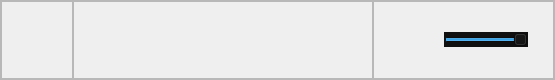
                     <widget class="QFrame" name="frame_18">
                      <property name="minimumSize">
                       <size>
                        <width>0</width>
                        <height>80</height>
                       </size>
                      </property>
                      <property name="maximumSize">
                       <size>
                        <width>16777215</width>
                        <height>80</height>
                       </size>
                      </property>
                      <property name="styleSheet">
                       <string notr="true"/>
                      </property>
                      <property name="frameShape">
                       <enum>QFrame::StyledPanel</enum>
                      </property>
                      <property name="frameShadow">
                       <enum>QFrame::Raised</enum>
                      </property>
                      <layout class="QHBoxLayout" name="horizontalLayout_15">
                       <property name="spacing">
                        <number>0</number>
                       </property>
                       <property name="leftMargin">
                        <number>0</number>
                       </property>
                       <property name="topMargin">
                        <number>0</number>
                       </property>
                       <property name="rightMargin">
                        <number>0</number>
                       </property>
                       <property name="bottomMargin">
                        <number>0</number>
                       </property>
                       <item>
                        <widget class="QFrame" name="frame_40">
                         <property name="styleSheet">
                          <string notr="true"/>
                         </property>
                         <property name="frameShape">
                          <enum>QFrame::StyledPanel</enum>
                         </property>
                         <property name="frameShadow">
                          <enum>QFrame::Raised</enum>
                         </property>
                         <layout class="QHBoxLayout" name="horizontalLayout_16">
                          <property name="spacing">
                           <number>0</number>
                          </property>
                          <property name="leftMargin">
                           <number>0</number>
                          </property>
                          <property name="topMargin">
                           <number>0</number>
                          </property>
                          <property name="rightMargin">
                           <number>0</number>
                          </property>
                          <property name="bottomMargin">
                           <number>0</number>
                          </property>
                          <item>
                           <widget class="QFrame" name="frame_5">
                            <property name="frameShape">
                             <enum>QFrame::StyledPanel</enum>
                            </property>
                            <property name="frameShadow">
                             <enum>QFrame::Raised</enum>
                            </property>
                           </widget>
                          </item>
                          <item>
                           <widget class="QPushButton" name="botao_aleatorio_2">
                            <property name="sizePolicy">
                             <sizepolicy hsizetype="Fixed" vsizetype="Expanding">
                              <horstretch>0</horstretch>
                              <verstretch>0</verstretch>
                             </sizepolicy>
                            </property>
                            <property name="minimumSize">
                             <size>
                              <width>70</width>
                              <height>70</height>
                             </size>
                            </property>
                            <property name="maximumSize">
                             <size>
                              <width>70</width>
                              <height>70</height>
                             </size>
                            </property>
                            <property name="cursor">
                             <cursorShape>PointingHandCursor</cursorShape>
                            </property>
                            <property name="styleSheet">
                             <string notr="true">QPushButton{
	border: 0px;
}

QPushButton:hover{	
	border: 1px solid rgb(36, 31, 49);	
	background-color:rgba(111, 110, 110, 40);

}

</string>
                            </property>
                            <property name="text">
                             <string/>
                            </property>
                            <property name="icon">
                             <iconset>
                              <normaloff>../../SpaceMusic/intercaces/imagens/embaralhar(1).png</normaloff>../../SpaceMusic/intercaces/imagens/embaralhar(1).png</iconset>
                            </property>
                            <property name="iconSize">
                             <size>
                              <width>40</width>
                              <height>40</height>
                             </size>
                            </property>
                           </widget>
                          </item>
                         </layout>
                        </widget>
                       </item>
                       <item>
                        <widget class="QFrame" name="frame_41">
                         <property name="minimumSize">
                          <size>
                           <width>300</width>
                           <height>0</height>
                          </size>
                         </property>
                         <property name="maximumSize">
                          <size>
                           <width>300</width>
                           <height>16777215</height>
                          </size>
                         </property>
                         <property name="styleSheet">
                          <string notr="true"/>
                         </property>
                         <property name="frameShape">
                          <enum>QFrame::StyledPanel</enum>
                         </property>
                         <property name="frameShadow">
                          <enum>QFrame::Raised</enum>
                         </property>
                         <layout class="QHBoxLayout" name="horizontalLayout_17">
                          <property name="spacing">
                           <number>0</number>
                          </property>
                          <property name="leftMargin">
                           <number>0</number>
                          </property>
                          <property name="topMargin">
                           <number>0</number>
                          </property>
                          <property name="rightMargin">
                           <number>0</number>
                          </property>
                          <property name="bottomMargin">
                           <number>0</number>
                          </property>
                          <item>
                           <widget class="QFrame" name="frame_42">
                            <property name="sizePolicy">
                             <sizepolicy hsizetype="Maximum" vsizetype="Preferred">
                              <horstretch>0</horstretch>
                              <verstretch>0</verstretch>
                             </sizepolicy>
                            </property>
                            <property name="styleSheet">
                             <string notr="true">border:0px;</string>
                            </property>
                            <property name="frameShape">
                             <enum>QFrame::StyledPanel</enum>
                            </property>
                            <property name="frameShadow">
                             <enum>QFrame::Raised</enum>
                            </property>
                           </widget>
                          </item>
                          <item>
                           <widget class="QPushButton" name="botao_volatr_2">
                            <property name="sizePolicy">
                             <sizepolicy hsizetype="Expanding" vsizetype="Expanding">
                              <horstretch>0</horstretch>
                              <verstretch>0</verstretch>
                             </sizepolicy>
                            </property>
                            <property name="cursor">
                             <cursorShape>PointingHandCursor</cursorShape>
                            </property>
                            <property name="styleSheet">
                             <string notr="true">QPushButton{	
	border: 0px;

}

QPushButton:hover{	
	border: 1px solid rgb(36, 31, 49);
	
	background-color:rgba(111, 110, 110, 40);

}</string>
                            </property>
                            <property name="text">
                             <string/>
                            </property>
                            <property name="icon">
                             <iconset>
                              <normaloff>../../SpaceMusic/intercaces/imagens/proximo(1).png</normaloff>../../SpaceMusic/intercaces/imagens/proximo(1).png</iconset>
                            </property>
                            <property name="iconSize">
                             <size>
                              <width>30</width>
                              <height>30</height>
                             </size>
                            </property>
                           </widget>
                          </item>
                          <item>
                           <widget class="QPushButton" name="botao_PLAY_2">
                            <property name="sizePolicy">
                             <sizepolicy hsizetype="Expanding" vsizetype="Expanding">
                              <horstretch>0</horstretch>
                              <verstretch>0</verstretch>
                             </sizepolicy>
                            </property>
                            <property name="cursor">
                             <cursorShape>PointingHandCursor</cursorShape>
                            </property>
                            <property name="styleSheet">
                             <string notr="true">QPushButton{	
	border: 0px;

}


QPushButton:hover{	
	border: 1px solid rgb(36, 31, 49);	
	background-color:rgba(111, 110, 110, 40);

}</string>
                            </property>
                            <property name="text">
                             <string/>
                            </property>
                            <property name="icon">
                             <iconset>
                              <normaloff>../../SpaceMusic/intercaces/imagens/botao-play-ponta-de-seta.png</normaloff>../../SpaceMusic/intercaces/imagens/botao-play-ponta-de-seta.png</iconset>
                            </property>
                            <property name="iconSize">
                             <size>
                              <width>40</width>
                              <height>40</height>
                             </size>
                            </property>
                           </widget>
                          </item>
                          <item>
                           <widget class="QPushButton" name="botao_passar_2">
                            <property name="sizePolicy">
                             <sizepolicy hsizetype="Expanding" vsizetype="Expanding">
                              <horstretch>0</horstretch>
                              <verstretch>0</verstretch>
                             </sizepolicy>
                            </property>
                            <property name="cursor">
                             <cursorShape>PointingHandCursor</cursorShape>
                            </property>
                            <property name="styleSheet">
                             <string notr="true">QPushButton{	
	border: 0px;

}


QPushButton:hover{	
	border: 1px solid rgb(36, 31, 49);	
	background-color:rgba(111, 110, 110, 40);

}</string>
                            </property>
                            <property name="text">
                             <string/>
                            </property>
                            <property name="icon">
                             <iconset>
                              <normaloff>../../SpaceMusic/intercaces/imagens/proximo (1).png</normaloff>../../SpaceMusic/intercaces/imagens/proximo (1).png</iconset>
                            </property>
                            <property name="iconSize">
                             <size>
                              <width>30</width>
                              <height>30</height>
                             </size>
                            </property>
                           </widget>
                          </item>
                          <item>
                           <widget class="QFrame" name="frame_43">
                            <property name="sizePolicy">
                             <sizepolicy hsizetype="Maximum" vsizetype="Preferred">
                              <horstretch>0</horstretch>
                              <verstretch>0</verstretch>
                             </sizepolicy>
                            </property>
                            <property name="frameShape">
                             <enum>QFrame::StyledPanel</enum>
                            </property>
                            <property name="frameShadow">
                             <enum>QFrame::Raised</enum>
                            </property>
                           </widget>
                          </item>
                         </layout>
                        </widget>
                       </item>
                       <item>
                        <widget class="QFrame" name="frame_44">
                         <property name="styleSheet">
                          <string notr="true"/>
                         </property>
                         <property name="frameShape">
                          <enum>QFrame::StyledPanel</enum>
                         </property>
                         <property name="frameShadow">
                          <enum>QFrame::Raised</enum>
                         </property>
                         <layout class="QHBoxLayout" name="horizontalLayout_18">
                          <property name="spacing">
                           <number>0</number>
                          </property>
                          <property name="leftMargin">
                           <number>0</number>
                          </property>
                          <property name="topMargin">
                           <number>0</number>
                          </property>
                          <property name="rightMargin">
                           <number>25</number>
                          </property>
                          <property name="bottomMargin">
                           <number>0</number>
                          </property>
                          <item>
                           <widget class="QFrame" name="frame_45">
                            <property name="styleSheet">
                             <string notr="true">border:0px;</string>
                            </property>
                            <property name="frameShape">
                             <enum>QFrame::StyledPanel</enum>
                            </property>
                            <property name="frameShadow">
                             <enum>QFrame::Raised</enum>
                            </property>
                           </widget>
                          </item>
                          <item>
                           <widget class="QPushButton" name="botaovolume_3">
                            <property name="sizePolicy">
                             <sizepolicy hsizetype="Fixed" vsizetype="Fixed">
                              <horstretch>0</horstretch>
                              <verstretch>0</verstretch>
                             </sizepolicy>
                            </property>
                            <property name="minimumSize">
                             <size>
                              <width>70</width>
                              <height>70</height>
                             </size>
                            </property>
                            <property name="maximumSize">
                             <size>
                              <width>70</width>
                              <height>70</height>
                             </size>
                            </property>
                            <property name="cursor">
                             <cursorShape>PointingHandCursor</cursorShape>
                            </property>
                            <property name="styleSheet">
                             <string notr="true">QPushButton{
border: 0px;}


QPushButton:hover{	
	border: 1px solid rgb(36, 31, 49);	
	background-color:rgba(111, 110, 110, 40);

}</string>
                            </property>
                            <property name="text">
                             <string/>
                            </property>
                            <property name="icon">
                             <iconset>
                              <normaloff>../../SpaceMusic/intercaces/imagens/volume-control.png</normaloff>../../SpaceMusic/intercaces/imagens/volume-control.png</iconset>
                            </property>
                            <property name="iconSize">
                             <size>
                              <width>50</width>
                              <height>50</height>
                             </size>
                            </property>
                            <property name="shortcut">
                             <string>Return</string>
                            </property>
                           </widget>
                          </item>
                          <item>
                           <widget class="QSlider" name="volume_3">
                            <property name="sizePolicy">
                             <sizepolicy hsizetype="Fixed" vsizetype="Fixed">
                              <horstretch>0</horstretch>
                              <verstretch>0</verstretch>
                             </sizepolicy>
                            </property>
                            <property name="maximumSize">
                             <size>
                              <width>100</width>
                              <height>16777215</height>
                             </size>
                            </property>
                            <property name="palette">
                             <palette>
                              <active>
                               <colorrole role="WindowText">
                                <brush brushstyle="SolidPattern">
                                 <color alpha="255">
                                  <red>255</red>
                                  <green>255</green>
                                  <blue>255</blue>
                                 </color>
                                </brush>
                               </colorrole>
                               <colorrole role="Button">
                                <brush brushstyle="SolidPattern">
                                 <color alpha="255">
                                  <red>16</red>
                                  <green>15</green>
                                  <blue>15</blue>
                                 </color>
                                </brush>
                               </colorrole>
                               <colorrole role="Text">
                                <brush brushstyle="SolidPattern">
                                 <color alpha="255">
                                  <red>255</red>
                                  <green>255</green>
                                  <blue>255</blue>
                                 </color>
                                </brush>
                               </colorrole>
                               <colorrole role="ButtonText">
                                <brush brushstyle="SolidPattern">
                                 <color alpha="255">
                                  <red>255</red>
                                  <green>255</green>
                                  <blue>255</blue>
                                 </color>
                                </brush>
                               </colorrole>
                               <colorrole role="Base">
                                <brush brushstyle="SolidPattern">
                                 <color alpha="255">
                                  <red>16</red>
                                  <green>15</green>
                                  <blue>15</blue>
                                 </color>
                                </brush>
                               </colorrole>
                               <colorrole role="Window">
                                <brush brushstyle="SolidPattern">
                                 <color alpha="255">
                                  <red>16</red>
                                  <green>15</green>
                                  <blue>15</blue>
                                 </color>
                                </brush>
                               </colorrole>
                               <colorrole role="PlaceholderText">
                                <brush brushstyle="SolidPattern">
                                 <color alpha="255">
                                  <red>255</red>
                                  <green>255</green>
                                  <blue>255</blue>
                                 </color>
                                </brush>
                               </colorrole>
                              </active>
                              <inactive>
                               <colorrole role="WindowText">
                                <brush brushstyle="SolidPattern">
                                 <color alpha="255">
                                  <red>255</red>
                                  <green>255</green>
                                  <blue>255</blue>
                                 </color>
                                </brush>
                               </colorrole>
                               <colorrole role="Button">
                                <brush brushstyle="SolidPattern">
                                 <color alpha="255">
                                  <red>16</red>
                                  <green>15</green>
                                  <blue>15</blue>
                                 </color>
                                </brush>
                               </colorrole>
                               <colorrole role="Text">
                                <brush brushstyle="SolidPattern">
                                 <color alpha="255">
                                  <red>255</red>
                                  <green>255</green>
                                  <blue>255</blue>
                                 </color>
                                </brush>
                               </colorrole>
                               <colorrole role="ButtonText">
                                <brush brushstyle="SolidPattern">
                                 <color alpha="255">
                                  <red>255</red>
                                  <green>255</green>
                                  <blue>255</blue>
                                 </color>
                                </brush>
                               </colorrole>
                               <colorrole role="Base">
                                <brush brushstyle="SolidPattern">
                                 <color alpha="255">
                                  <red>16</red>
                                  <green>15</green>
                                  <blue>15</blue>
                                 </color>
                                </brush>
                               </colorrole>
                               <colorrole role="Window">
                                <brush brushstyle="SolidPattern">
                                 <color alpha="255">
                                  <red>16</red>
                                  <green>15</green>
                                  <blue>15</blue>
                                 </color>
                                </brush>
                               </colorrole>
                               <colorrole role="PlaceholderText">
                                <brush brushstyle="SolidPattern">
                                 <color alpha="255">
                                  <red>255</red>
                                  <green>255</green>
                                  <blue>255</blue>
                                 </color>
                                </brush>
                               </colorrole>
                              </inactive>
                              <disabled>
                               <colorrole role="WindowText">
                                <brush brushstyle="SolidPattern">
                                 <color alpha="255">
                                  <red>255</red>
                                  <green>255</green>
                                  <blue>255</blue>
                                 </color>
                                </brush>
                               </colorrole>
                               <colorrole role="Button">
                                <brush brushstyle="SolidPattern">
                                 <color alpha="255">
                                  <red>16</red>
                                  <green>15</green>
                                  <blue>15</blue>
                                 </color>
                                </brush>
                               </colorrole>
                               <colorrole role="Text">
                                <brush brushstyle="SolidPattern">
                                 <color alpha="255">
                                  <red>255</red>
                                  <green>255</green>
                                  <blue>255</blue>
                                 </color>
                                </brush>
                               </colorrole>
                               <colorrole role="ButtonText">
                                <brush brushstyle="SolidPattern">
                                 <color alpha="255">
                                  <red>255</red>
                                  <green>255</green>
                                  <blue>255</blue>
                                 </color>
                                </brush>
                               </colorrole>
                               <colorrole role="Base">
                                <brush brushstyle="SolidPattern">
                                 <color alpha="255">
                                  <red>16</red>
                                  <green>15</green>
                                  <blue>15</blue>
                                 </color>
                                </brush>
                               </colorrole>
                               <colorrole role="Window">
                                <brush brushstyle="SolidPattern">
                                 <color alpha="255">
                                  <red>16</red>
                                  <green>15</green>
                                  <blue>15</blue>
                                 </color>
                                </brush>
                               </colorrole>
                               <colorrole role="PlaceholderText">
                                <brush brushstyle="SolidPattern">
                                 <color alpha="255">
                                  <red>255</red>
                                  <green>255</green>
                                  <blue>255</blue>
                                 </color>
                                </brush>
                               </colorrole>
                              </disabled>
                             </palette>
                            </property>
                            <property name="cursor">
                             <cursorShape>OpenHandCursor</cursorShape>
                            </property>
                            <property name="tabletTracking">
                             <bool>false</bool>
                            </property>
                            <property name="acceptDrops">
                             <bool>true</bool>
                            </property>
                            <property name="styleSheet">
                             <string notr="true">background-color: rgb(16, 15, 15);</string>
                            </property>
                            <property name="maximum">
                             <number>10</number>
                            </property>
                            <property name="pageStep">
                             <number>1</number>
                            </property>
                            <property name="value">
                             <number>10</number>
                            </property>
                            <property name="sliderPosition">
                             <number>10</number>
                            </property>
                            <property name="orientation">
                             <enum>Qt::Horizontal</enum>
                            </property>
                           </widget>
                          </item>
                         </layout>
                        </widget>
                       </item>
                      </layout>
                     </widget>
